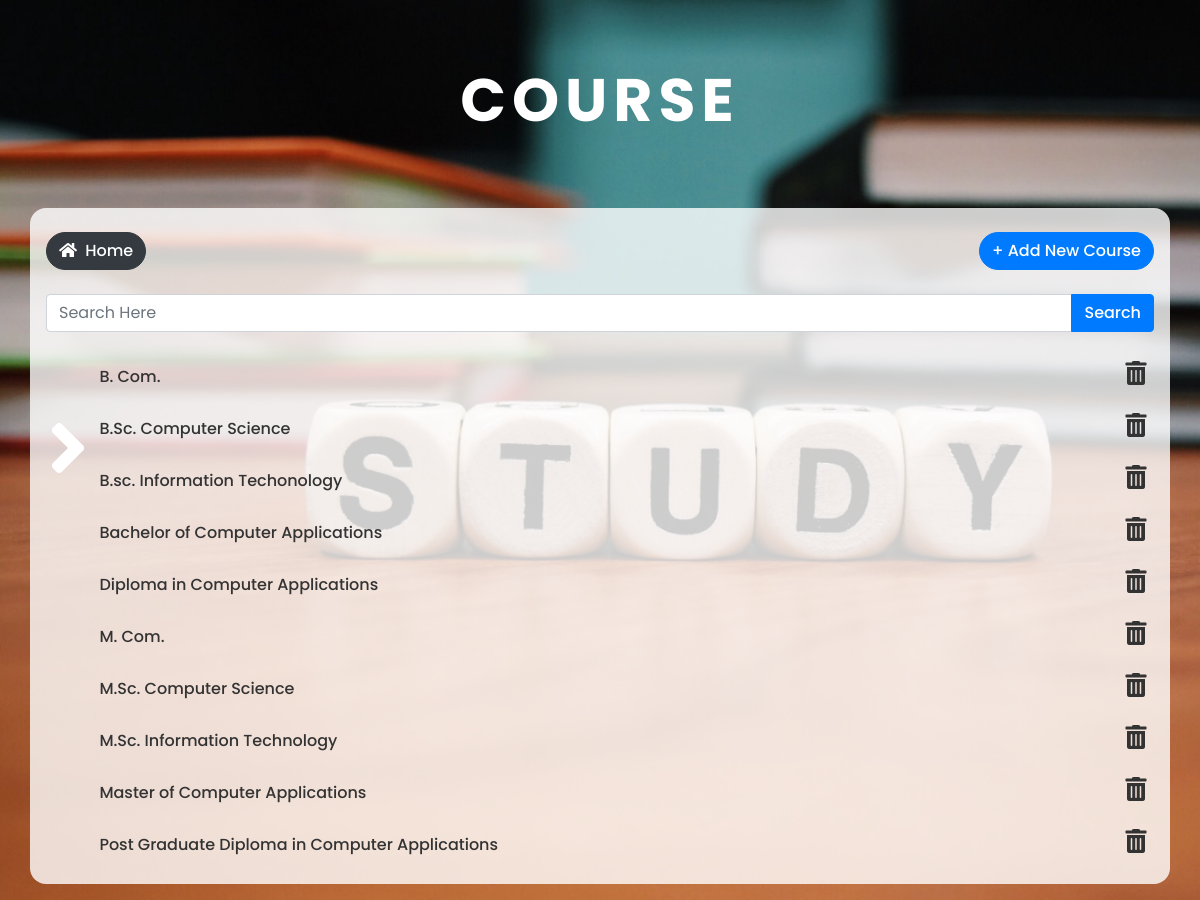
Page /course/ (signed in) on the committed database.
### course/models.py (models this page shows, shortened)
class Course(models.Model):
    course = models.CharField(max_length=250, unique=True, verbose_name='course name')
    def __str__(self):
        return self.course

### course/views.py (the view)
# urls.py: path('', CourseView.as_view(), name='course'),
@method_decorator(staff_member_required, name='dispatch')
class CourseView(ListView, FormView):
    model = Course
    template_name = 'course/course.html'
    context_object_name = 'courses'
    form_class = SearchForm
    query = ""
    def get_context_data(self, **kwargs):
        context = super(CourseView, self).get_context_data(**kwargs)
        context['pageName'] = 'course'
        context['query'] = self.query
        return context
    def get_queryset(self):
        form = self.form_class(self.request.GET)
        if form.is_valid():
            self.query = form.cleaned_data['search']
            return Course.objects.filter(course__icontains=self.query).order_by('course')
        return Course.objects.all().order_by('course')

### home/forms.py
class SearchForm(forms.Form):
    search = forms.CharField(max_length=100, required=False)

### course/templates/course/course.html (shortened to what this page needs)
{% extends 'user/base.html'  %}
{% load widget_tweaks %}
{% block content %}
<div class="container-fluid">
	<h1 class="heading">{{pageName}}</h1>
</div>
<div class="container model-view">
	<div class="d-flex">
		<a class="btn btn-md btn-dark mr-auto add-new my-2" href="{% url 'home' %}"><i class="fas fa-home  mr-1"></i> home</a>
		<a class="btn btn-md btn-primary add-new my-2" href="{% url 'course-create' %}">+ Add New {{pageName}}</a>
	</div>
	<form  method="get">
		<div class="input-group my-3">
		  	{% render_field form.search type="search" placeholder="Search Here" class="form-control" value=request.GET.search %}
		  	<div class="input-group-append">
			    <button class="btn btn-primary" type="submit">Search</button>
		  	</div>
		</div>
	</form>
	{% if courses%}
		<ul>
		{% for course in courses%}
			<li class="list-view">
				<a class="update" href="{% url 'course-update' course.pk %}">{{course}}</a>
				<a class="dlt" href="{% url 'course-delete' course.pk %}"><i class="fas fa-trash-alt"></i></a>
			</li>
		{% endfor %}
		</ul>
	{% else %}
		<div class="alert alert-warning">
			no content found
		</div>
	{% endif %}
</div>
{% endblock %}

### user/static/user/css/style.css (style rules this page uses)
body { font-family: 'Poppins', sans-serif; color: #333333; }
.home { min-height: 100vh; background-image: url('images/study.jpg'); background-size: cover; background-attachment: fixed; }
.home .heading { font-size: 5vw; color: white; font-weight: bold; text-align: center; text-transform: uppercase; letter-spacing: 0.5vw; display: flex; height: 25vh; justify-content: center; align-items: center; animation-name: opacity; animation-duration: 2s; }
.model-view { background-color: #fffc; border-radius: 1rem; padding: 1rem; margin-bottom: 2vh; }
.model-view ul { margin: 0; padding: 0; }
.model-view .list-view { list-style: none; margin-left: 1rem; border-radius: 1rem; transition: 0.3s; -webkit-transition: 0.3s; -moz-transition: 0.3s; -o-transition: 0.3s; }
.model-view .list-view a.update { color: #333; display:inline-block; padding: 0.5rem; width: 97%; text-decoration: none; font-weight: 500; }
.model-view .list-view a.update:before { content: '\00BB'; font-size: 1.5rem; padding: 0.5rem; visibility: hidden; color: #4E67EB; font-weight: bold; }
.model-view .list-view a.dlt { font-size: 1.5rem; color: #333; }
.add-new { border-radius: 1.4rem; text-transform: capitalize; font-weight: 500; }
.btn,button { font-weight: 500; }

### rows in the picture
Course: course "B. Com."
Course: course "B.Sc. Computer Science"
Course: course "B.sc. Information Techonology"
Course: course "Bachelor of Computer Applications"
Course: course "Diploma in Computer Applications"
Course: course "M. Com."
Course: course "M.Sc. Computer Science"
Course: course "M.Sc. Information Technology"
Course: course "Master of Computer Applications"
Course: course "Post Graduate Diploma in Computer Applications"

### other values in the picture
{{ pageName }} "COURSE"
{{ pageName }} "Course"
